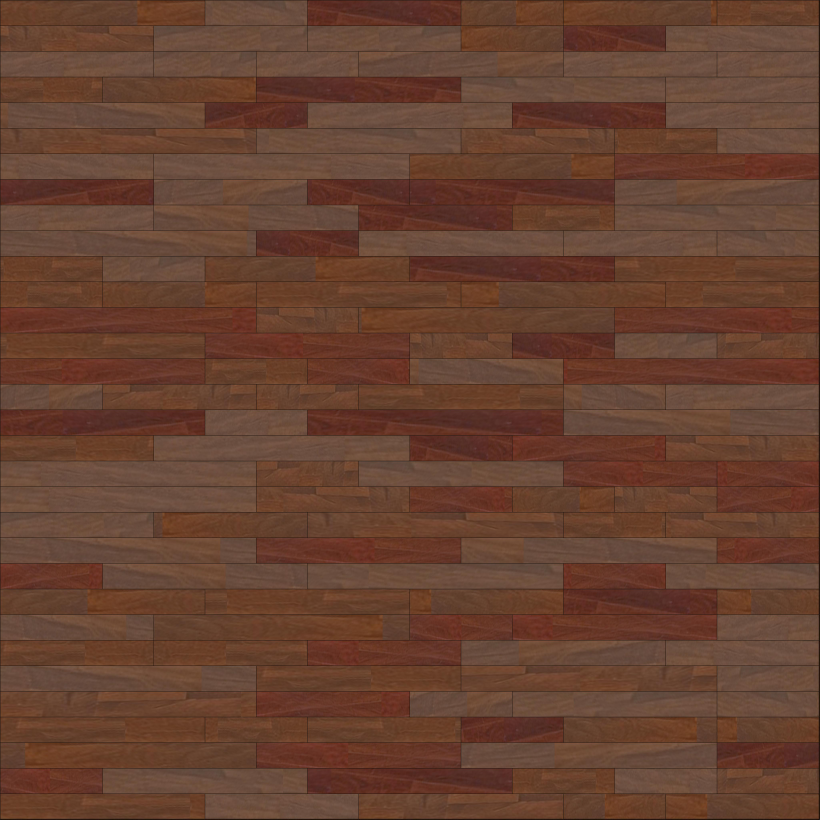
#> input picture teslim-tur10/adim05/parke_eski_albedo_kanit.jpg, 4096 x 4096 px, given in place of angora_29.jpg, which was not available (shown at 1/5 size)
$ python tur10-adim05-renk.py adim05/parke_eski_albedo_kanit.jpg
#> lines starting #> are read from the running program, lines starting #| are printed output that depends on the picture; pictures that were not available may be replaced by others from this repository, and a replacement may not be noted
from pathlib import Path
from PIL import Image
import numpy as np,cv2,json,sys
R=Path(r'C:\Users\yigit\Downloads\angora-main (2)\angora-main');W=Path(r'C:\Users\yigit\angora-tur10');T=Path(r'C:\Users\yigit\angora-tur9')
rows=[('parke',29,3,(.1,.80,.27,.93),(.1,.76,.29,.90)),('parke',18,3,(.80,.86,.96,.96),(.84,.82,.98,.95)),('parke',34,3,(.10,.83,.26,.95),(.13,.78,.28,.90)),('kapi_ust',34,9,(.85,.43,.865,.62),(.895,.43,.918,.61)),('kapi_giris',40,16,(.758,.37,.769,.70),(.620,.38,.637,.70)),('merdiven',18,10,(.145,.69,.255,.72),(.16,.63,.26,.66)),('kupeste',34,15,(.49,.637,.53,.65),(.535,.716,.55,.728)),('mutfak_dolabi',21,5,(.52,.33,.55,.43),(.56,.33,.58,.43)),('karo',42,4,(.50,.86,.66,.95),(.52,.86,.68,.95))]
wb={29:[(.27,.04,.38,.09),(.12,.30,.22,.40)],18:[(.39,.1,.45,.15),(.65,.2,.72,.27)],34:[(.45,.05,.55,.10),(.76,.29,.80,.38)],40:[(.48,.04,.60,.1),(.85,.3,.95,.4)],21:[(.4,.06,.5,.1),(.05,.20,.13,.30)],42:[(.35,.05,.45,.10),(.70,.22,.80,.30)]}
def crop(a,r):
 h,w=a.shape[:2];x,y,X,Y=r;return a[int(y*h):int(Y*h),int(x*w):int(X*w)]
def measure(p,r,whites):
#> called with r = (0.1, 0.8, 0.27, 0.93)
 a=np.array(Image.open(p).convert('RGB'),dtype=np.float32);white=np.mean([np.median(crop(a,w).reshape(-1,3),axis=0) for w in whites],axis=0);gain=white.mean()/np.maximum(white,1)
#> in crop, `return a[int(y * h):int(Y * h), int(x * w):int(X * w)]`:
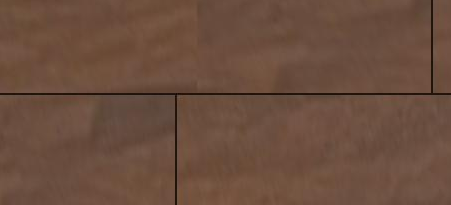
#> returned value: shape (205, 451, 3) float32; mean of channels 0, 1, 2 107.6, 78, 62.3; drawn as R, G, B
#> call 2 of crop, with r = (0.12, 0.3, 0.22, 0.4)
#> in crop (call 2), `x, y, X, Y = r`: x = 0.12; y = 0.3; X = 0.22; Y = 0.4
#> in crop (call 2), `return a[int(y * h):int(Y * h), int(x * w):int(X * w)]`:
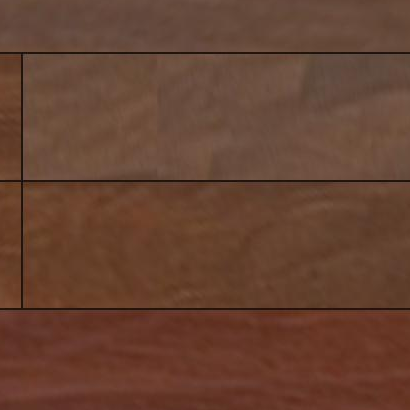
#> returned value: shape (410, 410, 3) float32; mean of channels 0, 1, 2 102.6, 66.8, 50.1; drawn as R, G, B
#> after `white = np.mean([np.median(crop(a, w).reshape(-1, 3), axis=0) for w in`: white = [106, 73, 55.5]
#> after `gain = white.mean() / np.maximum(white, 1)`: gain = [0.737, 1.07, 1.41]
 rgb=np.clip(np.median(crop(a,r).reshape(-1,3),axis=0)*gain,0,255);lab=cv2.cvtColor(np.float32([[rgb/255]]),cv2.COLOR_RGB2LAB)[0,0];return rgb,lab,white,gain
#> call 3 of crop, with r = (0.1, 0.8, 0.27, 0.93)
#> in crop (call 3), `return a[int(y * h):int(Y * h), int(x * w):int(X * w)]`:
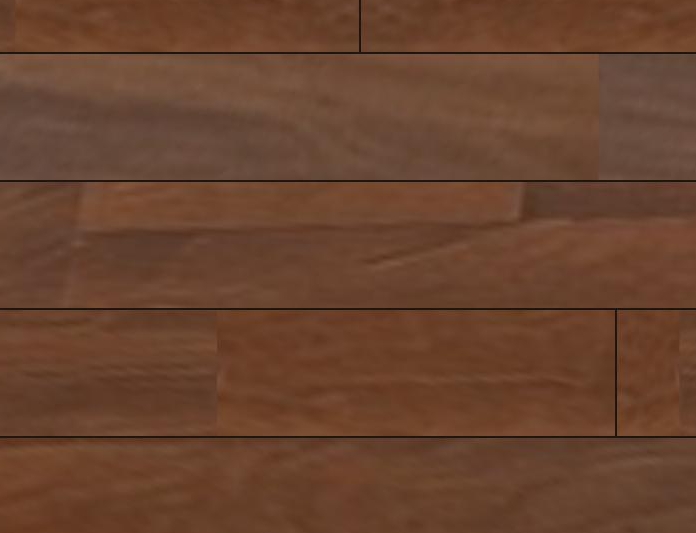
#> returned value: shape (533, 696, 3) float32; mean of channels 0, 1, 2 104.9, 67.6, 47.2; drawn as R, G, B
#> after `rgb = np.clip(np.median(crop(a, r).reshape(-1, 3), axis=0) * gain, 0, `: rgb = [77.43, 71.74, 64.79]
#> after `lab = cv2.cvtColor(np.float32([[rgb / 255]]), cv2.COLOR_RGB2LAB)[0, 0]`: lab = [30.8, 0.922, 5.03]
render_wb={21:[(.25,.03,.4,.08),(.47,.50,.50,.58)]}
res=[]
for name,n,no,pr,rr in rows:
 a,al,aw,ag=measure(R/'photogallery'/f'angora_{n:02}.jpg',pr,wb[n]);b,bl,bw,bg=measure(W/'kontrol'/f'render_{n:02}.png',rr,render_wb.get(n,wb[n]));de=float(np.linalg.norm(al-bl))
#> after `a, al, aw, ag = measure(R / 'photogallery' / f'angora_{n:02}.jpg', pr,`: a = [77.43, 71.74, 64.79]; al = [30.8, 0.922, 5.03]; aw = [106, 73, 55.5]; ag = [0.737, 1.07, 1.41]
#> call 2 of measure, with r = (0.1, 0.76, 0.29, 0.9)
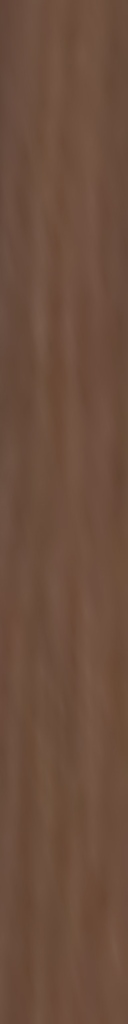
#> input picture teslim-tur10/adim05/tahta_01.jpg, 128 x 1024 px, given in place of render_29.png, which was not available
#> in measure (call 2), `white = np.mean([np.median(crop(a, w).reshape(-1, 3), axis=0) for w in`: white = [106, 76, 60]
#> in measure (call 2), `gain = white.mean() / np.maximum(white, 1)`: gain = [0.761, 1.06, 1.34]
#> in crop (call 6), `return a[int(y * h):int(Y * h), int(x * w):int(X * w)]`:
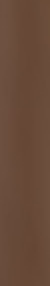
#> returned value: shape (143, 25, 3) float32 (shown 2 times larger); mean of channels 0, 1, 2 104.8, 74.9, 57.3; drawn as R, G, B
#> in measure (call 2), `rgb = np.clip(np.median(crop(a, r).reshape(-1, 3), axis=0) * gain, 0, `: rgb = [79.14, 78.54, 76.63]
#> in measure (call 2), `lab = cv2.cvtColor(np.float32([[rgb / 255]]), cv2.COLOR_RGB2LAB)[0, 0]`: lab = [33.25, -0.188, 1.27]
#> after `b, bl, bw, bg = measure(W / 'kontrol' / f'render_{n:02}.png', rr, rend`: b = [79.14, 78.54, 76.63]; bl = [33.25, -0.188, 1.27]; bw = [106, 76, 60]; bg = [0.761, 1.06, 1.34]
#> after `de = float(np.linalg.norm(al - bl))`: de = 4.63
#> (the run stopped early here; a loop or call above may not have finished)
